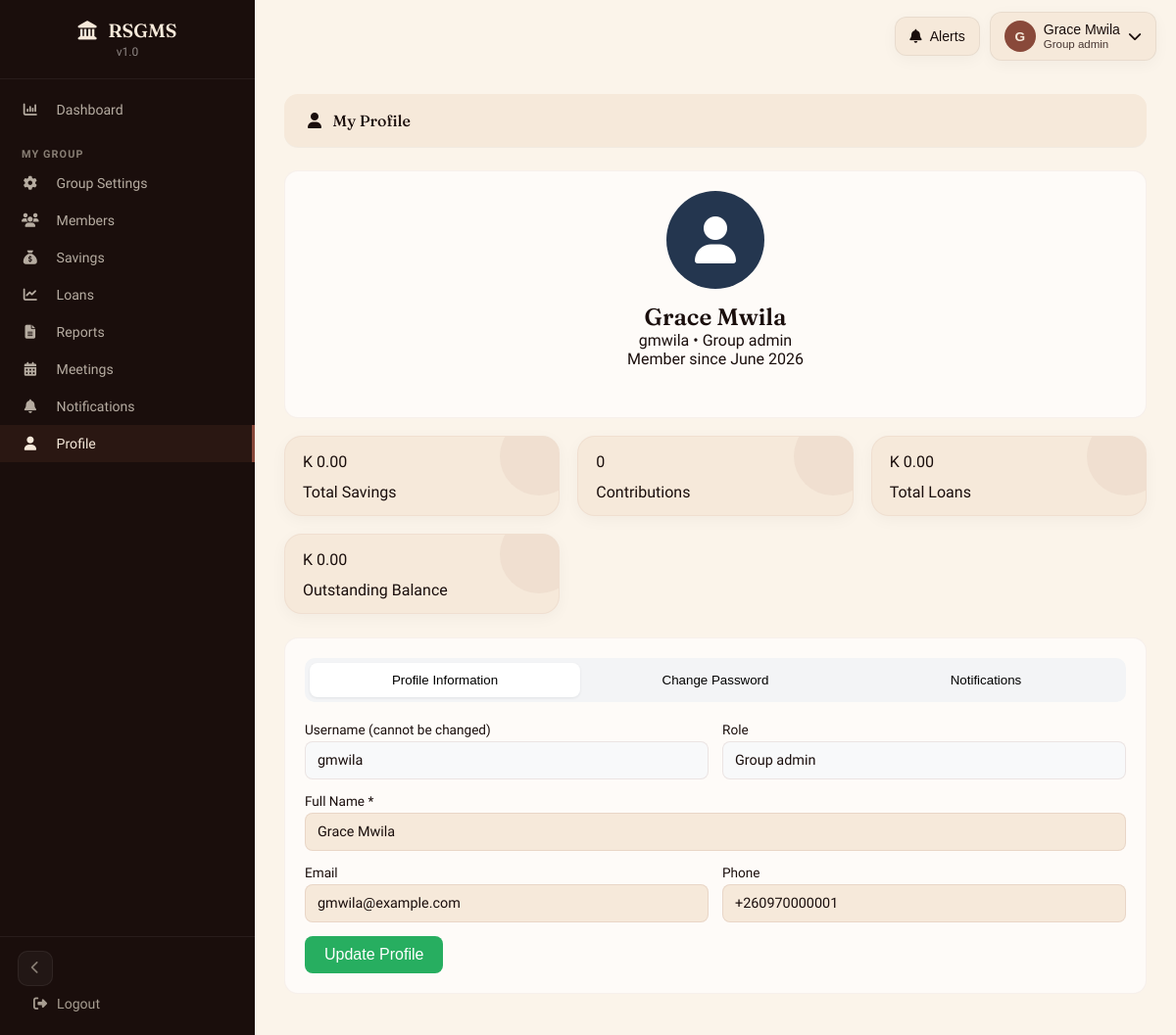
The app's page /profile.php (signed in) with its own data.
### tables this page shows
CREATE TABLE IF NOT EXISTS users (
    id INT AUTO_INCREMENT PRIMARY KEY,
    username VARCHAR(50) UNIQUE NOT NULL,
    password VARCHAR(255) NOT NULL,
    full_name VARCHAR(100) NOT NULL,
    email VARCHAR(100),
    phone VARCHAR(20),
    role ENUM('admin', 'group_admin', 'loan_officer', 'member') DEFAULT 'member',
    group_id INT,
    status ENUM('active','pending') DEFAULT 'active',
    last_login DATETIME DEFAULT NULL,
    created_at TIMESTAMP DEFAULT CURRENT_TIMESTAMP,
    INDEX idx_users_status (status)
);

### profile.php (the view, shortened to what this page needs)
<?php
require_once 'includes/init.php';
$user = requireLogin();
$user_id = $user['id'];
$stmt = $pdo->prepare("SELECT * FROM users WHERE id = ?");
$stmt->execute([$user_id]);
$user = $stmt->fetch();
$stats = [];
$stmt = $pdo->prepare("SELECT COALESCE(SUM(amount), 0) as total_savings, COUNT(*) as contribution_count FROM savings_contributions WHERE member_id = ?");
$stmt->execute([$user_id]);
$savings_stats = $stmt->fetch();
$stats['total_savings'] = $savings_stats['total_savings'];
$stats['contribution_count'] = $savings_stats['contribution_count'];
$stmt = $pdo->prepare("SELECT COALESCE(SUM(principal_amount), 0) as total_loans, COALESCE(SUM(amount_paid), 0) as total_paid, COUNT(*) as loan_count FROM loans WHERE member_id = ?");
$stmt->execute([$user_id]);
$loan_stats = $stmt->fetch();
$stats['total_loans'] = $loan_stats['total_loans'];
$stats['total_paid'] = $loan_stats['total_paid'];
$stats['loan_count'] = $loan_stats['loan_count'];
$stmt = $pdo->prepare("SELECT COALESCE(SUM(balance), 0) as outstanding_balance FROM loans WHERE member_id = ? AND status != 'repaid'");
$stmt->execute([$user_id]);
$stats['outstanding_balance'] = $stmt->fetch()['outstanding_balance'];
?>
<!DOCTYPE html>
<html lang="en">
<head>
    <link rel="stylesheet" href="assets/css/icons.css">
    <link rel="stylesheet" href="assets/css/design-system.css">
</head>
<body>
    <?php require_once 'includes/sidebar.php'; ?>
    <?php include 'config/shared_navbar.php'; ?>
    <div class="main-content">
        <div class="top-bar">
            <h2><i class="fa-solid fa-user section-icon"></i> My Profile</h2>
        </div>
        <div class="section">
            <div class="profile-header">
                <div class="profile-avatar"><i class="fa-solid fa-user"></i></div>
                <h2><?php echo htmlspecialchars($user['full_name']); ?></h2>
                <p><?php echo htmlspecialchars($user['username']); ?> • <?php echo ucfirst(str_replace('_', ' ', $user['role'])); ?></p>
                <p>Member since <?php echo date('F Y', strtotime($user['created_at'])); ?></p>
            </div>
        </div>
        <div class="stats-grid">
            <div class="stat-card">
                <div class="stat-value">K <?php echo number_format($stats['total_savings'], 2); ?></div>
                <div class="stat-label">Total Savings</div>
            </div>
            <div class="stat-card">
                <div class="stat-value"><?php echo $stats['contribution_count']; ?></div>
                <div class="stat-label">Contributions</div>
            </div>
            <div class="stat-card">
                <div class="stat-value">K <?php echo number_format($stats['total_loans'], 2); ?></div>
                <div class="stat-label">Total Loans</div>
            </div>
            <div class="stat-card">
                <div class="stat-value">K <?php echo number_format($stats['outstanding_balance'], 2); ?></div>
                <div class="stat-label">Outstanding Balance</div>
            </div>
        </div>
        <div class="section">
            <div class="tab-buttons">
                <button class="tab-btn active" onclick="showTab('profile')">Profile Information</button>
                <button class="tab-btn" onclick="showTab('password')">Change Password</button>
                <button class="tab-btn" onclick="showTab('notifications')">Notifications</button>
            </div>
            <div id="profile-tab" class="tab-content active">
                <form method="POST" action="">
                    <div class="form-row">
                        <div class="form-group">
                            <label>Username (cannot be changed)</label>
                            <input type="text" value="<?php echo htmlspecialchars($user['username']); ?>" readonly style="background: #f8f9fa;">
                        </div>
                        <div class="form-group">
                            <label>Role</label>
                            <input type="text" value="<?php echo ucfirst(str_replace('_', ' ', $user['role'])); ?>" readonly style="background: #f8f9fa;">
                        </div>
                    </div>
                    <div class="form-group">
                        <label>Full Name *</label>
                        <input type="text" name="full_name" value="<?php echo htmlspecialchars($user['full_name']); ?>" required>
                    </div>
                    <div class="form-row">
                        <div class="form-group">
                            <label>Email</label>
                            <input type="email" name="email" value="<?php echo htmlspecialchars($user['email'] ?? ''); ?>">
                        </div>
                        <div class="form-group">
                            <label>Phone</label>
                            <input type="tel" name="phone" value="<?php echo htmlspecialchars($user['phone'] ?? ''); ?>">
                        </div>
                    </div>
                    <button type="submit" class="btn-submit">Update Profile</button>
                </form>
            </div>
        </div>
    </div>
    <link rel="stylesheet" href="assets/css/toast.css">
</body>
</html>

### config/shared_navbar.php (shortened to what this page needs)
<?php
$sharedNavbarUserId = (int) $_SESSION['user_id'];
$sharedNavbarRole = $_SESSION['role'] ?? 'member';
$sharedNavbarStmt = $pdo->prepare('SELECT id, full_name, username, email, role FROM users WHERE id = ?');
$sharedNavbarStmt->execute([$sharedNavbarUserId]);
$sharedNavbarUser = $sharedNavbarStmt->fetch();
$sharedNavbarDisplayName = $sharedNavbarUser['full_name'] ?: ($sharedNavbarUser['username'] ?? 'User');
$sharedNavbarRoleLabel = ucfirst(str_replace('_', ' ', $sharedNavbarRole));
$sharedNavbarInitial = strtoupper(substr($sharedNavbarDisplayName, 0, 1));
?>
<div class="shared-navbar" data-shared-navbar>
    <div class="shared-navbar-shell">
        <div class="shared-navbar-wrap">
            <button type="button" class="shared-navbar-button shared-navbar-bell" data-navbar-toggle="notifications" aria-haspopup="true" aria-expanded="false" aria-controls="sharedNotificationsMenu">
                <i class="fa-solid fa-bell"></i>
                <span>Alerts</span>
            </button>
        </div>
        <div class="shared-navbar-wrap">
            <button type="button" class="shared-navbar-button shared-navbar-profile" data-navbar-toggle="profile" aria-haspopup="true" aria-expanded="false" aria-controls="sharedProfileMenu">
                <span class="shared-navbar-avatar"><?php echo htmlspecialchars($sharedNavbarInitial); ?></span>
                <span class="shared-navbar-copy">
                    <span class="shared-navbar-label"><?php echo htmlspecialchars($sharedNavbarDisplayName); ?></span>
                    <span class="shared-navbar-subtext"><?php echo htmlspecialchars($sharedNavbarRoleLabel); ?></span>
                </span>
                <i class="fa-solid fa-chevron-down" style="margin-left:auto;"></i>
            </button>
        </div>
    </div>
</div>
<div class="shared-navbar-spacer" aria-hidden="true"></div>

### assets/css/design-system.css (style rules this page uses)
:root { --clay:oklch(0.48 0.09 35); --clay-dark:oklch(0.35 0.07 33); --clay-light:oklch(0.62 0.10 38); --cream:oklch(0.94 0.025 70); --cream-light:oklch(0.97 0.015 75); --ink:oklch(0.18 0.02 30); --ink-soft:oklch(0.35 0.025 35); --gold:oklch(0.70 0.10 75); --gold-light:oklch(0.80 0.08 80); --moss:oklch(0.40 0.06 140); --sand:oklch(0.85 0.03 70); --white-soft:oklch(0.99 0.005 75); --danger:oklch(0.55 0.15 25); --danger-hover:oklch(0.45 0.15 25); --success:oklch(0.50 0.12 150); --success-hover:oklch(0.42 0.12 150); --radius-sm:8px; --radius-md:14px; --radius-lg:18px; --radius-full:999px; --shadow-card:0 4px 16px oklch(0 0 0 / .04); --shadow-card-hover:0 8px 24px oklch(0 0 0 / .07); --shadow-section:0 1px 0 oklch(0 0 0 / .06); --shadow-topbar:0 1px 0 oklch(0 0 0 / .04); --sidebar-width:260px; --sidebar-collapsed:64px; --section-padding:20px; --card-padding:18px; --grid-gap:18px; --transition-card:transform .22s cubic-bezier(.22,1,.36,1),box-shadow .22s; }
* { margin:0;padding:0;box-sizing:border-box }
body { font-family:'Sora',sans-serif; font-weight:300; background:var(--cream-light); color:var(--ink); -webkit-font-smoothing:antialiased; }
h1,h2,h3,h4,.h { font-family:'Fraunces',serif; font-weight:600; font-variation-settings:'SOFT' 85; line-height:1.15; }
.main-content { margin-left:var(--sidebar-width); padding:clamp(1rem,2vw,1.5rem) clamp(1rem,2.5vw,2rem); min-height:100vh; transition:margin-left .3s ease; }
.top-bar { background:var(--cream);border-radius:var(--radius-md); padding:clamp(1rem,1.5vw,1.5rem) clamp(1.25rem,2vw,1.75rem); margin-bottom:clamp(1.25rem,2vw,1.75rem); display:flex;align-items:center;justify-content:space-between;gap:16px; box-shadow:var(--shadow-topbar); }
.top-bar h2 { color:var(--ink);font-size:clamp(1rem,1.3vw,1.25rem); font-weight:500;font-variation-settings:'SOFT' 80; }
.section { background:var(--white-soft); border:1px solid oklch(from var(--clay) l c h / .06); border-radius:var(--radius-md); padding:var(--section-padding); margin-bottom:clamp(1rem,1.5vw,1.5rem); }
.stats-grid { display:grid; grid-template-columns:repeat(auto-fit,minmax(220px,1fr)); gap:var(--grid-gap); margin-bottom:clamp(1.25rem,2vw,2rem); }
.stat-card { --accent:var(--clay); background:var(--cream);border:1px solid oklch(from var(--clay) l c h / .06); border-radius:var(--radius-lg);padding:16px 18px 14px; display:flex;flex-direction:column;gap:12px; box-shadow:var(--shadow-card); transition:var(--transition-card);position:relative;overflow:hidden; }
.stat-card::after { content:'';position:absolute;right:-20px;top:-20px; width:80px;height:80px;border-radius:50%; background:oklch(from var(--accent) l c h / .06); pointer-events:none; }
.form-group { margin-bottom:14px }
label { display:block;margin-bottom:4px;font-size:0.85rem;font-weight:500;color:var(--ink) }
input,select,textarea { width:100%;padding:10px 12px;font-family:'Sora',sans-serif;font-size:0.9rem; border:1px solid oklch(from var(--clay) l c h / .12); border-radius:var(--radius-sm);background:var(--cream);color:var(--ink); transition:border-color .2s,box-shadow .2s; }
.form-row { display:grid;grid-template-columns:repeat(auto-fit,minmax(200px,1fr));gap:14px }

### assets/css/toast.css (style rules this page uses)
:root { --toast-success-bg: #ecfdf5; --toast-success-border: #a7f3d0; --toast-success-text: #065f46; --toast-success-icon: #10b981; --toast-error-bg: #fef2f2; --toast-error-border: #fecaca; --toast-error-text: #991b1b; --toast-error-icon: #ef4444; --toast-warning-bg: #fffbeb; --toast-warning-border: #fde68a; --toast-warning-text: #92400e; --toast-warning-icon: #f59e0b; --toast-info-bg: #eff6ff; --toast-info-border: #bfdbfe; --toast-info-text: #1e40af; --toast-info-icon: #3b82f6; }

### profile.php (style rules this page uses)
.profile-header { text-align: center; margin-bottom: 30px; }
.profile-avatar { width: 100px; height: 100px; background: #24364f; border-radius: 50%; display: flex; align-items: center; justify-content: center; font-size: 3rem; color: white; margin: 0 auto 15px; }
.btn-submit { background: #27ae60; color: white; padding: 10px 20px; border: none; border-radius: 8px; cursor: pointer; font-size: 1rem; }
.tab-buttons { display: flex; margin-bottom: 20px; background: #f3f4f6; border-radius: 10px; padding: 5px; }
.tab-btn { flex: 1; padding: 10px; border: none; background: transparent; border-radius: 8px; cursor: pointer; transition: all 0.3s; }
.tab-btn.active { background: white; box-shadow: 0 1px 3px rgba(15,23,42,0.08); }
.tab-content { display: none; }
.tab-content.active { display: block; }

### records on screen
users: full_name "G", full_name "Grace Mwila", username "gmwila", role "Group admin", created_at "June 2026", email "gmwila@example.com", phone "+260970000001"

### other values on screen
$sharedNavbarRoleLabel "Group admin"
$stats['total_savings'] "0.00"
$stats['contribution_count'] "0"
$stats['total_loans'] "0.00"
$stats['outstanding_balance'] "0.00"
